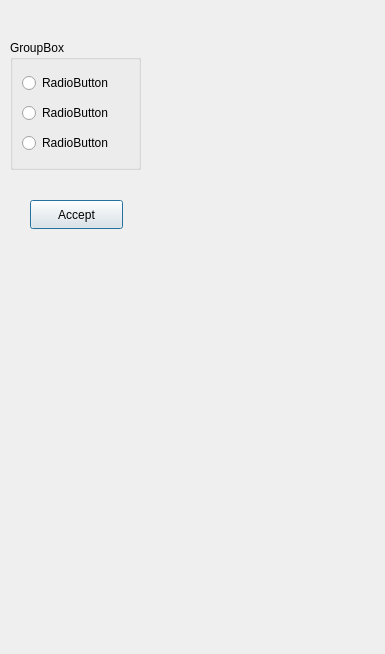
<?xml version="1.0" encoding="UTF-8"?>
<ui version="4.0">
 <class>STR</class>
 <widget class="QDialog" name="STR">
  <property name="geometry">
   <rect>
    <x>0</x>
    <y>0</y>
    <width>385</width>
    <height>654</height>
   </rect>
  </property>
  <property name="windowTitle">
   <string>Short term relations</string>
  </property>
  <widget class="QGroupBox" name="groupBox">
   <property name="geometry">
    <rect>
     <x>10</x>
     <y>40</y>
     <width>131</width>
     <height>130</height>
    </rect>
   </property>
   <property name="title">
    <string>GroupBox</string>
   </property>
   <layout class="QGridLayout" name="gridLayout">
    <item row="0" column="0">
     <widget class="QRadioButton" name="radioButton">
      <property name="text">
       <string>RadioButton</string>
      </property>
     </widget>
    </item>
    <item row="1" column="0">
     <widget class="QRadioButton" name="radioButton_3">
      <property name="text">
       <string>RadioButton</string>
      </property>
     </widget>
    </item>
    <item row="2" column="0">
     <widget class="QRadioButton" name="radioButton_2">
      <property name="text">
       <string>RadioButton</string>
      </property>
     </widget>
    </item>
   </layout>
  </widget>
  <widget class="QPushButton" name="pushButton">
   <property name="geometry">
    <rect>
     <x>30</x>
     <y>200</y>
     <width>93</width>
     <height>29</height>
    </rect>
   </property>
   <property name="text">
    <string>Accept</string>
   </property>
  </widget>
 </widget>
 <resources/>
 <connections/>
</ui>
